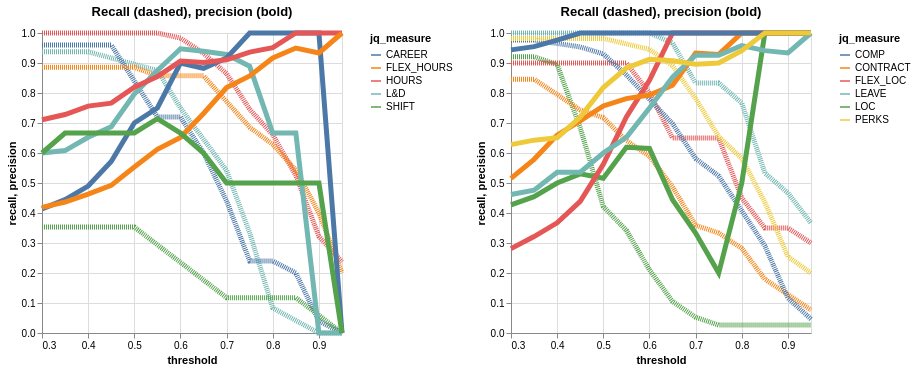

Notebook cell for this chart:
### Code cell
jq_measures = class_rep_per_jq_df[((class_rep_per_jq_df['threshold']==0.55) & (class_rep_per_jq_df['support']>10))]['jq_measure'].tolist()
jq_measures = [j for j in jq_measures if j not in ['MISC', 'SOCIAL']]
filtered_jq_data = class_rep_per_jq_df[class_rep_per_jq_df['jq_measure'].isin(jq_measures[0:5])]
filtered_jq_data2 = class_rep_per_jq_df[class_rep_per_jq_df['jq_measure'].isin(jq_measures[5:])]

rec_plot = alt.Chart(filtered_jq_data, title="Recall (dashed), precision (bold)").mark_line(strokeDash=[1,1], strokeWidth=5).encode(
    x='threshold', y='recall', color='jq_measure', 
)
prec_plot = alt.Chart(filtered_jq_data).mark_line(strokeWidth=5).encode(
    x='threshold', y='precision', color='jq_measure'
)

rec_plot2 = alt.Chart(filtered_jq_data2, title="Recall (dashed), precision (bold)").mark_line(strokeDash=[1,1], strokeWidth=5).encode(
    x='threshold', y='recall', color='jq_measure', 
)
prec_plot2 = alt.Chart(filtered_jq_data2).mark_line(strokeWidth=5).encode(
    x='threshold', y='precision', color='jq_measure'
)

((rec_plot+prec_plot) | (rec_plot2+prec_plot2)).resolve_scale(color='independent')

### Figure 1 — Vega-Lite specification as saved in the notebook (floating-point values rounded to 4 significant figures)
{"config": {"view": {"continuousWidth": 300, "continuousHeight": 300}}, "hconcat": [{"layer": [{"mark": {"type": "line", "strokeDash": [1, 1], "strokeWidth": 5}, "encoding": {"color": {"field": "jq_measure", "type": "nominal"}, "x": {"field": "threshold", "type": "quantitative"}, "y": {"field": "recall", "type": "quantitative"}}, "title": "Recall (dashed), precision (bold)"}, {"mark": {"type": "line", "strokeWidth": 5}, "encoding": {"color": {"field": "jq_measure", "type": "nominal"}, "x": {"field": "threshold", "type": "quantitative"}, "y": {"field": "precision", "type": "quantitative"}}}], "data": {"name": "data-bc48abeead316cb04cd35a2cfd763865"}}, {"layer": [{"mark": {"type": "line", "strokeDash": [1, 1], "strokeWidth": 5}, "encoding": {"color": {"field": "jq_measure", "type": "nominal"}, "x": {"field": "threshold", "type": "quantitative"}, "y": {"field": "recall", "type": "quantitative"}}, "title": "Recall (dashed), precision (bold)"}, {"mark": {"type": "line", "strokeWidth": 5}, "encoding": {"color": {"field": "jq_measure", "type": "nominal"}, "x": {"field": "threshold", "type": "quantitative"}, "y": {"field": "precision", "type": "quantitative"}}}], "data": {"name": "data-7b06a81b832c2b805cbc4005cc64c138"}}], "resolve": {"scale": {"color": "independent"}}, "$schema": "https://vega.github.io/schema/vega-lite/v5.17.0.json", "datasets": {"data-bc48abeead316cb04cd35a2cfd763865": [{"jq_measure": "L&D", "threshold": 0.3, "recall": 0.9375, "precision": 0.6, "f1-score": 0.7317, "support": 48.0}, {"jq_measure": "L&D", "threshold": 0.35, "recall": 0.9375, "precision": 0.6081, "f1-score": 0.7377, "support": 48.0}, {"jq_measure": "L&D", "threshold": 0.4, "recall": 0.9375, "precision": 0.6522, "f1-score": 0.7692, "support": 48.0}, {"jq_measure": "L&D", "threshold": 0.45, "recall": 0.9167, "precision": 0.6875, "f1-score": 0.7857, "support": 48.0}, {"jq_measure": "L&D", "threshold": 0.5, "recall": 0.8958, "precision": 0.7963, "f1-score": 0.8431, "support": 48.0}, {"jq_measure": "L&D", "threshold": 0.55, "recall": 0.875, "precision": 0.875, "f1-score": 0.875, "support": 48.0}, {"jq_measure": "L&D", "threshold": 0.6, "recall": 0.75, "precision": 0.9474, "f1-score": 0.8372, "support": 48.0}, {"jq_measure": "L&D", "threshold": 0.65, "recall": 0.6458, "precision": 0.9394, "f1-score": 0.7654, "support": 48.0}, {"jq_measure": "L&D", "threshold": 0.7, "recall": 0.5417, "precision": 0.9286, "f1-score": 0.6842, "support": 48.0}, {"jq_measure": "L&D", "threshold": 0.75, "recall": 0.3333, "precision": 0.8889, "f1-score": 0.4848, "support": 48.0}, {"jq_measure": "L&D", "threshold": 0.8, "recall": 0.08333, "precision": 0.6667, "f1-score": 0.1481, "support": 48.0}, {"jq_measure": "L&D", "threshold": 0.85, "recall": 0.04167, "precision": 0.6667, "f1-score": 0.07843, "support": 48.0}, {"jq_measure": "L&D", "threshold": 0.9, "recall": 0.0, "precision": 0.0, "f1-score": 0.0, "support": 48.0}, {"jq_measure": "L&D", "threshold": 0.95, "recall": 0.0, "precision": 0.0, "f1-score": 0.0, "support": 48.0}, {"jq_measure": "CAREER", "threshold": 0.3, "recall": 0.96, "precision": 0.4138, "f1-score": 0.5783, "support": 25.0}, {"jq_measure": "CAREER", "threshold": 0.35, "recall": 0.96, "precision": 0.4444, "f1-score": 0.6076, "support": 25.0}, {"jq_measure": "CAREER", "threshold": 0.4, "recall": 0.96, "precision": 0.4898, "f1-score": 0.6486, "support": 25.0}, {"jq_measure": "CAREER", "threshold": 0.45, "recall": 0.96, "precision": 0.5714, "f1-score": 0.7164, "support": 25.0}, {"jq_measure": "CAREER", "threshold": 0.5, "recall": 0.84, "precision": 0.7, "f1-score": 0.7636, "support": 25.0}, {"jq_measure": "CAREER", "threshold": 0.55, "recall": 0.72, "precision": 0.75, "f1-score": 0.7347, "support": 25.0}, {"jq_measure": "CAREER", "threshold": 0.6, "recall": 0.72, "precision": 0.9, "f1-score": 0.8, "support": 25.0}, {"jq_measure": "CAREER", "threshold": 0.65, "recall": 0.6, "precision": 0.8824, "f1-score": 0.7143, "support": 25.0}, {"jq_measure": "CAREER", "threshold": 0.7, "recall": 0.44, "precision": 0.9167, "f1-score": 0.5946, "support": 25.0}, {"jq_measure": "CAREER", "threshold": 0.75, "recall": 0.24, "precision": 1.0, "f1-score": 0.3871, "support": 25.0}, {"jq_measure": "CAREER", "threshold": 0.8, "recall": 0.24, "precision": 1.0, "f1-score": 0.3871, "support": 25.0}, {"jq_measure": "CAREER", "threshold": 0.85, "recall": 0.2, "precision": 1.0, "f1-score": 0.3333, "support": 25.0}, {"jq_measure": "CAREER", "threshold": 0.9, "recall": 0.04, "precision": 1.0, "f1-score": 0.07692, "support": 25.0}, {"jq_measure": "CAREER", "threshold": 0.95, "recall": 0.0, "precision": 0.0, "f1-score": 0.0, "support": 25.0}, {"jq_measure": "HOURS", "threshold": 0.3, "recall": 1.0, "precision": 0.7108, "f1-score": 0.831, "support": 59.0}, {"jq_measure": "HOURS", "threshold": 0.35, "recall": 1.0, "precision": 0.7284, "f1-score": 0.8429, "support": 59.0}, {"jq_measure": "HOURS", "threshold": 0.4, "recall": 1.0, "precision": 0.7564, "f1-score": 0.8613, "support": 59.0}, {"jq_measure": "HOURS", "threshold": 0.45, "recall": 1.0, "precision": 0.7662, "f1-score": 0.8676, "support": 59.0}, {"jq_measure": "HOURS", "threshold": 0.5, "recall": 1.0, "precision": 0.8194, "f1-score": 0.9008, "support": 59.0}, {"jq_measure": "HOURS", "threshold": 0.55, "recall": 1.0, "precision": 0.8551, "f1-score": 0.9219, "support": 59.0}, {"jq_measure": "HOURS", "threshold": 0.6, "recall": 0.9831, "precision": 0.9062, "f1-score": 0.9431, "support": 59.0}, {"jq_measure": "HOURS", "threshold": 0.65, "recall": 0.9322, "precision": 0.9016, "f1-score": 0.9167, "support": 59.0}, {"jq_measure": "HOURS", "threshold": 0.7, "recall": 0.8644, "precision": 0.9107, "f1-score": 0.887, "support": 59.0}, {"jq_measure": "HOURS", "threshold": 0.75, "recall": 0.7458, "precision": 0.9362, "f1-score": 0.8302, "support": 59.0}, {"jq_measure": "HOURS", "threshold": 0.8, "recall": 0.661, "precision": 0.9512, "f1-score": 0.78, "support": 59.0}, {"jq_measure": "HOURS", "threshold": 0.85, "recall": 0.5254, "precision": 1.0, "f1-score": 0.6889, "support": 59.0}, {"jq_measure": "HOURS", "threshold": 0.9, "recall": 0.322, "precision": 1.0, "f1-score": 0.4872, "support": 59.0}, {"jq_measure": "HOURS", "threshold": 0.95, "recall": 0.2373, "precision": 1.0, "f1-score": 0.3836, "support": 59.0}, {"jq_measure": "FLEX_HOURS", "threshold": 0.3, "recall": 0.8857, "precision": 0.4189, "f1-score": 0.5688, "support": 35.0}, {"jq_measure": "FLEX_HOURS", "threshold": 0.35, "recall": 0.8857, "precision": 0.4366, "f1-score": 0.5849, "support": 35.0}, {"jq_measure": "FLEX_HOURS", "threshold": 0.4, "recall": 0.8857, "precision": 0.4627, "f1-score": 0.6078, "support": 35.0}, {"jq_measure": "FLEX_HOURS", "threshold": 0.45, "recall": 0.8857, "precision": 0.4921, "f1-score": 0.6327, "support": 35.0}, {"jq_measure": "FLEX_HOURS", "threshold": 0.5, "recall": 0.8857, "precision": 0.5536, "f1-score": 0.6813, "support": 35.0}, {"jq_measure": "FLEX_HOURS", "threshold": 0.55, "recall": 0.8571, "precision": 0.6122, "f1-score": 0.7143, "support": 35.0}, {"jq_measure": "FLEX_HOURS", "threshold": 0.6, "recall": 0.8571, "precision": 0.6522, "f1-score": 0.7407, "support": 35.0}, {"jq_measure": "FLEX_HOURS", "threshold": 0.65, "recall": 0.8571, "precision": 0.7317, "f1-score": 0.7895, "support": 35.0}, {"jq_measure": "FLEX_HOURS", "threshold": 0.7, "recall": 0.7714, "precision": 0.8182, "f1-score": 0.7941, "support": 35.0}, {"jq_measure": "FLEX_HOURS", "threshold": 0.75, "recall": 0.6857, "precision": 0.8571, "f1-score": 0.7619, "support": 35.0}, {"jq_measure": "FLEX_HOURS", "threshold": 0.8, "recall": 0.6286, "precision": 0.9167, "f1-score": 0.7458, "support": 35.0}, {"jq_measure": "FLEX_HOURS", "threshold": 0.85, "recall": 0.5429, "precision": 0.95, "f1-score": 0.6909, "support": 35.0}, {"jq_measure": "FLEX_HOURS", "threshold": 0.9, "recall": 0.4, "precision": 0.9333, "f1-score": 0.56, "support": 35.0}, {"jq_measure": "FLEX_HOURS", "threshold": 0.95, "recall": 0.2, "precision": 1.0, "f1-score": 0.3333, "support": 35.0}, {"jq_measure": "SHIFT", "threshold": 0.3, "recall": 0.3529, "precision": 0.6, "f1-score": 0.4444, "support": 17.0}, {"jq_measure": "SHIFT", "threshold": 0.35, "recall": 0.3529, "precision": 0.6667, "f1-score": 0.4615, "support": 17.0}, {"jq_measure": "SHIFT", "threshold": 0.4, "recall": 0.3529, "precision": 0.6667, "f1-score": 0.4615, "support": 17.0}, {"jq_measure": "SHIFT", "threshold": 0.45, "recall": 0.3529, "precision": 0.6667, "f1-score": 0.4615, "support": 17.0}, {"jq_measure": "SHIFT", "threshold": 0.5, "recall": 0.3529, "precision": 0.6667, "f1-score": 0.4615, "support": 17.0}, {"jq_measure": "SHIFT", "threshold": 0.55, "recall": 0.2941, "precision": 0.7143, "f1-score": 0.4167, "support": 17.0}, {"jq_measure": "SHIFT", "threshold": 0.6, "recall": 0.2353, "precision": 0.6667, "f1-score": 0.3478, "support": 17.0}, {"jq_measure": "SHIFT", "threshold": 0.65, "recall": 0.1765, "precision": 0.6, "f1-score": 0.2727, "support": 17.0}, {"jq_measure": "SHIFT", "threshold": 0.7, "recall": 0.1176, "precision": 0.5, "f1-score": 0.1905, "support": 17.0}, {"jq_measure": "SHIFT", "threshold": 0.75, "recall": 0.1176, "precision": 0.5, "f1-score": 0.1905, "support": 17.0}, {"jq_measure": "SHIFT", "threshold": 0.8, "recall": 0.1176, "precision": 0.5, "f1-score": 0.1905, "support": 17.0}, {"jq_measure": "SHIFT", "threshold": 0.85, "recall": 0.1176, "precision": 0.5, "f1-score": 0.1905, "support": 17.0}, {"jq_measure": "SHIFT", "threshold": 0.9, "recall": 0.05882, "precision": 0.5, "f1-score": 0.1053, "support": 17.0}, {"jq_measure": "SHIFT", "threshold": 0.95, "recall": 0.0, "precision": 0.0, "f1-score": 0.0, "support": 17.0}], "data-7b06a81b832c2b805cbc4005cc64c138": [{"jq_measure": "LOC", "threshold": 0.3, "recall": 0.9211, "precision": 0.4268, "f1-score": 0.5833, "support": 38.0}, {"jq_measure": "LOC", "threshold": 0.35, "recall": 0.9211, "precision": 0.4545, "f1-score": 0.6087, "support": 38.0}, {"jq_measure": "LOC", "threshold": 0.4, "recall": 0.8947, "precision": 0.5, "f1-score": 0.6415, "support": 38.0}, {"jq_measure": "LOC", "threshold": 0.45, "recall": 0.6842, "precision": 0.5306, "f1-score": 0.5977, "support": 38.0}, {"jq_measure": "LOC", "threshold": 0.5, "recall": 0.4211, "precision": 0.5161, "f1-score": 0.4638, "support": 38.0}, {"jq_measure": "LOC", "threshold": 0.55, "recall": 0.3421, "precision": 0.619, "f1-score": 0.4407, "support": 38.0}, {"jq_measure": "LOC", "threshold": 0.6, "recall": 0.2105, "precision": 0.6154, "f1-score": 0.3137, "support": 38.0}, {"jq_measure": "LOC", "threshold": 0.65, "recall": 0.1053, "precision": 0.4444, "f1-score": 0.1702, "support": 38.0}, {"jq_measure": "LOC", "threshold": 0.7, "recall": 0.05263, "precision": 0.3333, "f1-score": 0.09091, "support": 38.0}, {"jq_measure": "LOC", "threshold": 0.75, "recall": 0.02632, "precision": 0.2, "f1-score": 0.04651, "support": 38.0}, {"jq_measure": "LOC", "threshold": 0.8, "recall": 0.02632, "precision": 0.5, "f1-score": 0.05, "support": 38.0}, {"jq_measure": "LOC", "threshold": 0.85, "recall": 0.02632, "precision": 1.0, "f1-score": 0.05128, "support": 38.0}, {"jq_measure": "LOC", "threshold": 0.9, "recall": 0.02632, "precision": 1.0, "f1-score": 0.05128, "support": 38.0}, {"jq_measure": "LOC", "threshold": 0.95, "recall": 0.02632, "precision": 1.0, "f1-score": 0.05128, "support": 38.0}, {"jq_measure": "FLEX_LOC", "threshold": 0.3, "recall": 0.9, "precision": 0.2812, "f1-score": 0.4286, "support": 20.0}, {"jq_measure": "FLEX_LOC", "threshold": 0.35, "recall": 0.9, "precision": 0.3214, "f1-score": 0.4737, "support": 20.0}, {"jq_measure": "FLEX_LOC", "threshold": 0.4, "recall": 0.9, "precision": 0.3673, "f1-score": 0.5217, "support": 20.0}, {"jq_measure": "FLEX_LOC", "threshold": 0.45, "recall": 0.9, "precision": 0.439, "f1-score": 0.5902, "support": 20.0}, {"jq_measure": "FLEX_LOC", "threshold": 0.5, "recall": 0.9, "precision": 0.5625, "f1-score": 0.6923, "support": 20.0}, {"jq_measure": "FLEX_LOC", "threshold": 0.55, "recall": 0.9, "precision": 0.72, "f1-score": 0.8, "support": 20.0}, {"jq_measure": "FLEX_LOC", "threshold": 0.6, "recall": 0.8, "precision": 0.8421, "f1-score": 0.8205, "support": 20.0}, {"jq_measure": "FLEX_LOC", "threshold": 0.65, "recall": 0.65, "precision": 1.0, "f1-score": 0.7879, "support": 20.0}, {"jq_measure": "FLEX_LOC", "threshold": 0.7, "recall": 0.65, "precision": 1.0, "f1-score": 0.7879, "support": 20.0}, {"jq_measure": "FLEX_LOC", "threshold": 0.75, "recall": 0.65, "precision": 1.0, "f1-score": 0.7879, "support": 20.0}, {"jq_measure": "FLEX_LOC", "threshold": 0.8, "recall": 0.45, "precision": 1.0, "f1-score": 0.6207, "support": 20.0}, {"jq_measure": "FLEX_LOC", "threshold": 0.85, "recall": 0.35, "precision": 1.0, "f1-score": 0.5185, "support": 20.0}, {"jq_measure": "FLEX_LOC", "threshold": 0.9, "recall": 0.35, "precision": 1.0, "f1-score": 0.5185, "support": 20.0}, {"jq_measure": "FLEX_LOC", "threshold": 0.95, "recall": 0.3, "precision": 1.0, "f1-score": 0.4615, "support": 20.0}, {"jq_measure": "CONTRACT", "threshold": 0.3, "recall": 0.8462, "precision": 0.5156, "f1-score": 0.6408, "support": 39.0}, {"jq_measure": "CONTRACT", "threshold": 0.35, "recall": 0.8462, "precision": 0.5789, "f1-score": 0.6875, "support": 39.0}, {"jq_measure": "CONTRACT", "threshold": 0.4, "recall": 0.7949, "precision": 0.6596, "f1-score": 0.7209, "support": 39.0}, {"jq_measure": "CONTRACT", "threshold": 0.45, "recall": 0.7436, "precision": 0.7073, "f1-score": 0.725, "support": 39.0}, {"jq_measure": "CONTRACT", "threshold": 0.5, "recall": 0.7179, "precision": 0.7568, "f1-score": 0.7368, "support": 39.0}, {"jq_measure": "CONTRACT", "threshold": 0.55, "recall": 0.641, "precision": 0.7812, "f1-score": 0.7042, "support": 39.0}, {"jq_measure": "CONTRACT", "threshold": 0.6, "recall": 0.5897, "precision": 0.7931, "f1-score": 0.6765, "support": 39.0}, {"jq_measure": "CONTRACT", "threshold": 0.65, "recall": 0.4872, "precision": 0.8261, "f1-score": 0.6129, "support": 39.0}, {"jq_measure": "CONTRACT", "threshold": 0.7, "recall": 0.359, "precision": 0.9333, "f1-score": 0.5185, "support": 39.0}, {"jq_measure": "CONTRACT", "threshold": 0.75, "recall": 0.3333, "precision": 0.9286, "f1-score": 0.4906, "support": 39.0}, {"jq_measure": "CONTRACT", "threshold": 0.8, "recall": 0.2821, "precision": 1.0, "f1-score": 0.44, "support": 39.0}, {"jq_measure": "CONTRACT", "threshold": 0.85, "recall": 0.1795, "precision": 1.0, "f1-score": 0.3043, "support": 39.0}, {"jq_measure": "CONTRACT", "threshold": 0.9, "recall": 0.1282, "precision": 1.0, "f1-score": 0.2273, "support": 39.0}, {"jq_measure": "CONTRACT", "threshold": 0.95, "recall": 0.07692, "precision": 1.0, "f1-score": 0.1429, "support": 39.0}, {"jq_measure": "LEAVE", "threshold": 0.3, "recall": 1.0, "precision": 0.4615, "f1-score": 0.6316, "support": 30.0}, {"jq_measure": "LEAVE", "threshold": 0.35, "recall": 1.0, "precision": 0.4762, "f1-score": 0.6452, "support": 30.0}, {"jq_measure": "LEAVE", "threshold": 0.4, "recall": 1.0, "precision": 0.5357, "f1-score": 0.6977, "support": 30.0}, {"jq_measure": "LEAVE", "threshold": 0.45, "recall": 1.0, "precision": 0.5357, "f1-score": 0.6977, "support": 30.0}, {"jq_measure": "LEAVE", "threshold": 0.5, "recall": 1.0, "precision": 0.6, "f1-score": 0.75, "support": 30.0}, {"jq_measure": "LEAVE", "threshold": 0.55, "recall": 1.0, "precision": 0.6522, "f1-score": 0.7895, "support": 30.0}, {"jq_measure": "LEAVE", "threshold": 0.6, "recall": 1.0, "precision": 0.75, "f1-score": 0.8571, "support": 30.0}, {"jq_measure": "LEAVE", "threshold": 0.65, "recall": 0.9667, "precision": 0.8529, "f1-score": 0.9062, "support": 30.0}, {"jq_measure": "LEAVE", "threshold": 0.7, "recall": 0.8333, "precision": 0.9259, "f1-score": 0.8772, "support": 30.0}, {"jq_measure": "LEAVE", "threshold": 0.75, "recall": 0.8333, "precision": 0.9259, "f1-score": 0.8772, "support": 30.0}, {"jq_measure": "LEAVE", "threshold": 0.8, "recall": 0.7667, "precision": 0.9583, "f1-score": 0.8519, "support": 30.0}, {"jq_measure": "LEAVE", "threshold": 0.85, "recall": 0.5333, "precision": 0.9412, "f1-score": 0.6809, "support": 30.0}, {"jq_measure": "LEAVE", "threshold": 0.9, "recall": 0.4667, "precision": 0.9333, "f1-score": 0.6222, "support": 30.0}, {"jq_measure": "LEAVE", "threshold": 0.95, "recall": 0.3667, "precision": 1.0, "f1-score": 0.5366, "support": 30.0}, {"jq_measure": "COMP", "threshold": 0.3, "recall": 0.9767, "precision": 0.9438, "f1-score": 0.96, "support": 86.0}, {"jq_measure": "COMP", "threshold": 0.35, "recall": 0.9767, "precision": 0.9545, "f1-score": 0.9655, "support": 86.0}, {"jq_measure": "COMP", "threshold": 0.4, "recall": 0.9651, "precision": 0.9765, "f1-score": 0.9708, "support": 86.0}, {"jq_measure": "COMP", "threshold": 0.45, "recall": 0.9535, "precision": 1.0, "f1-score": 0.9762, "support": 86.0}, {"jq_measure": "COMP", "threshold": 0.5, "recall": 0.9302, "precision": 1.0, "f1-score": 0.9639, "support": 86.0}, {"jq_measure": "COMP", "threshold": 0.55, "recall": 0.8605, "precision": 1.0, "f1-score": 0.925, "support": 86.0}, {"jq_measure": "COMP", "threshold": 0.6, "recall": 0.7791, "precision": 1.0, "f1-score": 0.8758, "support": 86.0}, {"jq_measure": "COMP", "threshold": 0.65, "recall": 0.6977, "precision": 1.0, "f1-score": 0.8219, "support": 86.0}, {"jq_measure": "COMP", "threshold": 0.7, "recall": 0.5814, "precision": 1.0, "f1-score": 0.7353, "support": 86.0}, {"jq_measure": "COMP", "threshold": 0.75, "recall": 0.5233, "precision": 1.0, "f1-score": 0.687, "support": 86.0}, {"jq_measure": "COMP", "threshold": 0.8, "recall": 0.407, "precision": 1.0, "f1-score": 0.5785, "support": 86.0}, {"jq_measure": "COMP", "threshold": 0.85, "recall": 0.2907, "precision": 1.0, "f1-score": 0.4505, "support": 86.0}, {"jq_measure": "COMP", "threshold": 0.9, "recall": 0.1163, "precision": 1.0, "f1-score": 0.2083, "support": 86.0}, {"jq_measure": "COMP", "threshold": 0.95, "recall": 0.04651, "precision": 1.0, "f1-score": 0.08889, "support": 86.0}, {"jq_measure": "PERKS", "threshold": 0.3, "recall": 0.9818, "precision": 0.6279, "f1-score": 0.766, "support": 55.0}, {"jq_measure": "PERKS", "threshold": 0.35, "recall": 0.9818, "precision": 0.6429, "f1-score": 0.777, "support": 55.0}, {"jq_measure": "PERKS", "threshold": 0.4, "recall": 0.9818, "precision": 0.6506, "f1-score": 0.7826, "support": 55.0}, {"jq_measure": "PERKS", "threshold": 0.45, "recall": 0.9818, "precision": 0.72, "f1-score": 0.8308, "support": 55.0}, {"jq_measure": "PERKS", "threshold": 0.5, "recall": 0.9818, "precision": 0.8182, "f1-score": 0.8926, "support": 55.0}, {"jq_measure": "PERKS", "threshold": 0.55, "recall": 0.9636, "precision": 0.8833, "f1-score": 0.9217, "support": 55.0}, {"jq_measure": "PERKS", "threshold": 0.6, "recall": 0.9455, "precision": 0.9123, "f1-score": 0.9286, "support": 55.0}, {"jq_measure": "PERKS", "threshold": 0.65, "recall": 0.8909, "precision": 0.9074, "f1-score": 0.8991, "support": 55.0}, {"jq_measure": "PERKS", "threshold": 0.7, "recall": 0.7818, "precision": 0.8958, "f1-score": 0.835, "support": 55.0}, {"jq_measure": "PERKS", "threshold": 0.75, "recall": 0.6545, "precision": 0.9, "f1-score": 0.7579, "support": 55.0}, {"jq_measure": "PERKS", "threshold": 0.8, "recall": 0.5818, "precision": 0.9412, "f1-score": 0.7191, "support": 55.0}, {"jq_measure": "PERKS", "threshold": 0.85, "recall": 0.4364, "precision": 1.0, "f1-score": 0.6076, "support": 55.0}, {"jq_measure": "PERKS", "threshold": 0.9, "recall": 0.2545, "precision": 1.0, "f1-score": 0.4058, "support": 55.0}, {"jq_measure": "PERKS", "threshold": 0.95, "recall": 0.2, "precision": 1.0, "f1-score": 0.3333, "support": 55.0}]}}
